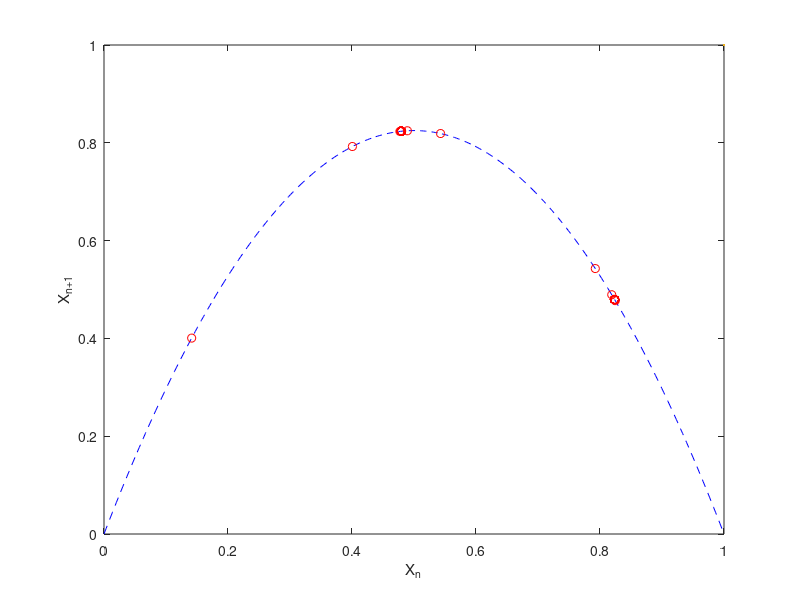

Here is the MATLAB script that generated this plot:
clear all, close all, clc

x=linspace(0,1,300);
mu=3.3;

z(1)=0.1414;
z0=z(1);

for i = 1:300
    y(i)=mu*x(i)*(1-x(i));
end

plot(x,y,'--b',LineWidth=1)
hold on

for i = 1:101
    z(i+1)=mu*z(i)*(1-z(i));
end

for i = 1:100
    plot(z(i), z(i+1),'or',LineWidth=1)
    hold on
end
axis([0 1 0 1])
xlabel('X_n')
ylabel('X_{n+1}')